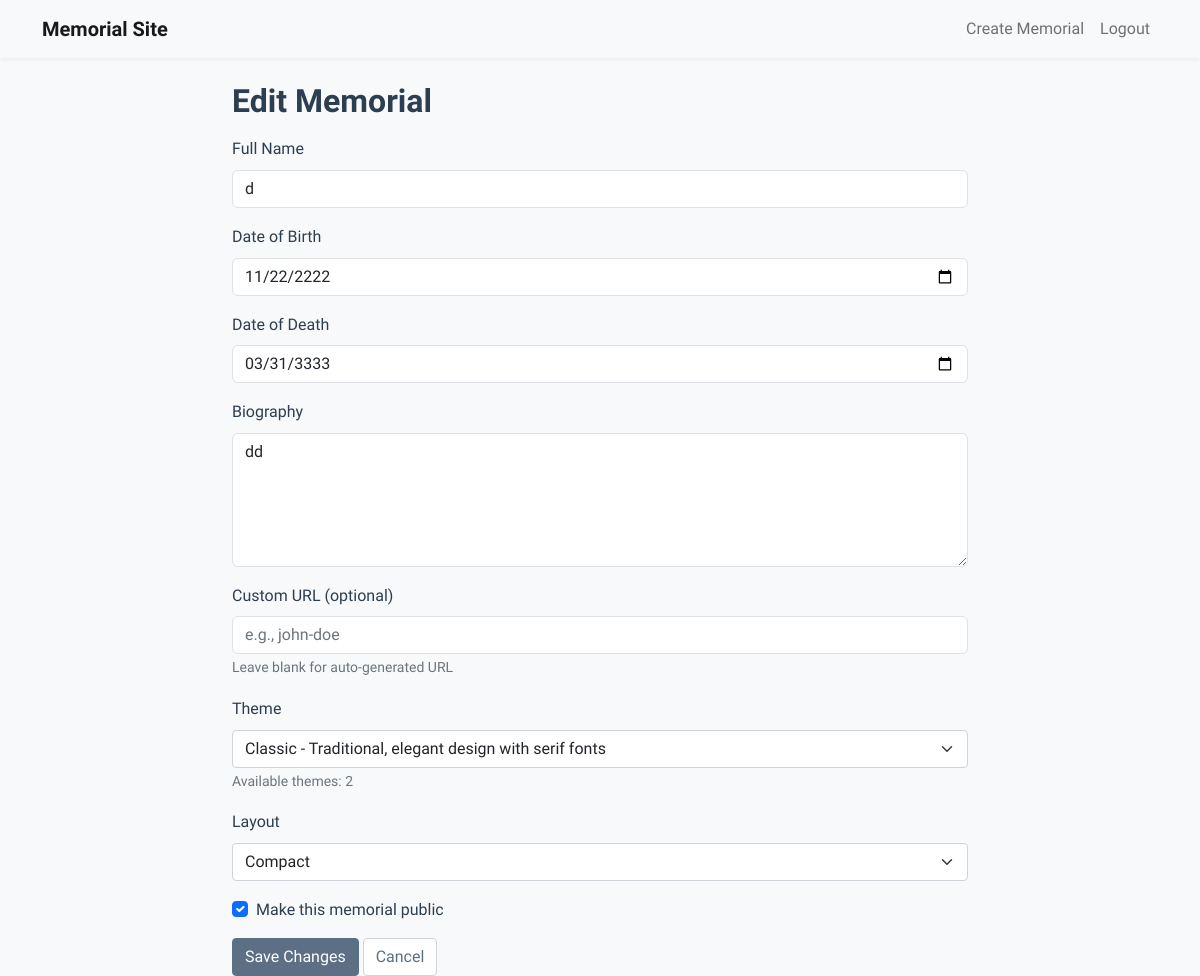
/memorial/1/edit (signed in), run on an earlier commit of the app's database.
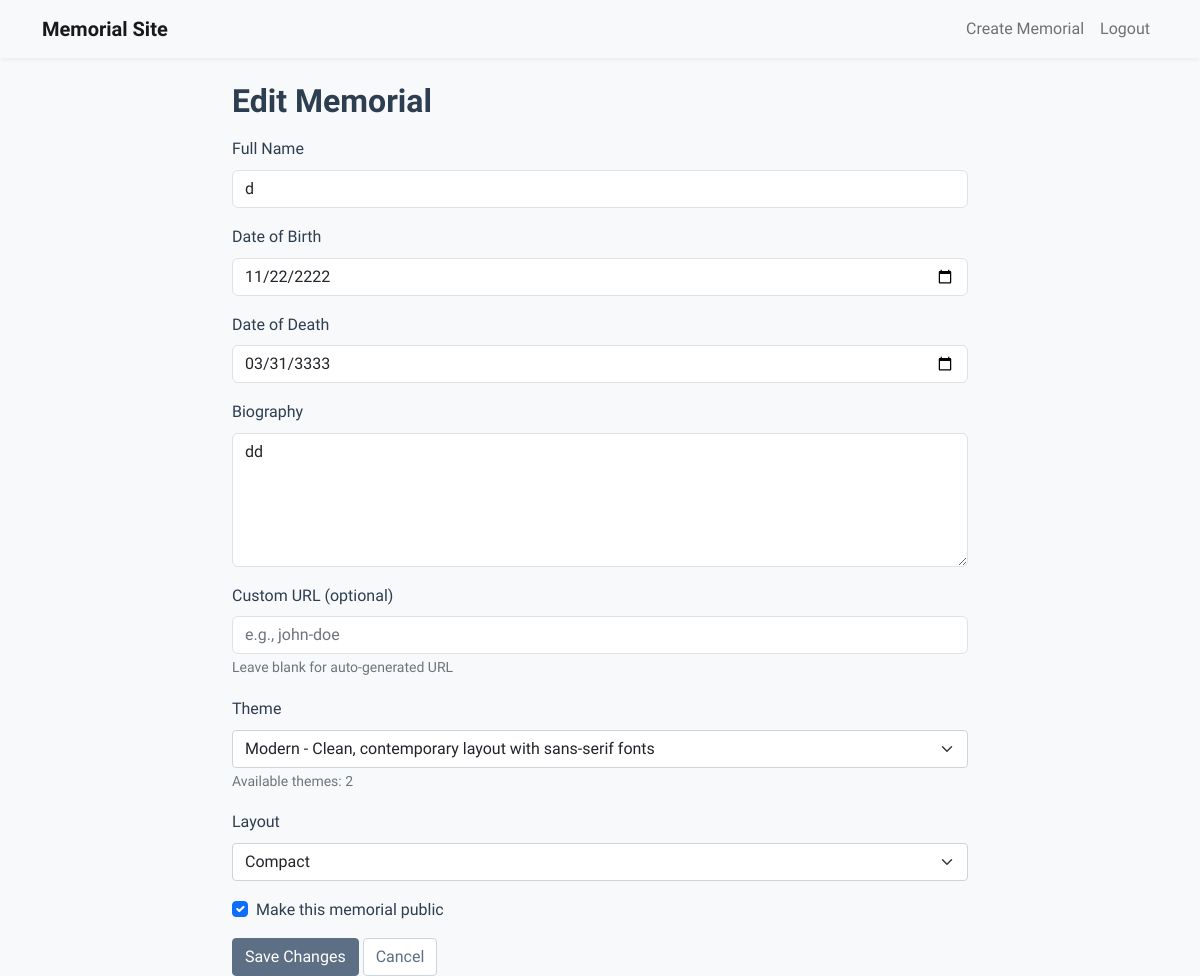
And on a later commit of the database.
### app/models/memorial.py (models this page shows, shortened)
class Memorial(db.Model):
    id = db.Column(db.Integer, primary_key=True)
    name = db.Column(db.String(100), nullable=False)
    birth_date = db.Column(db.Date)
    death_date = db.Column(db.Date)
    biography = db.Column(db.Text)
    custom_url = db.Column(db.String(100), unique=True)
    is_public = db.Column(db.Boolean, default=True)
    access_code = db.Column(db.String(20))
    created_at = db.Column(db.DateTime, default=datetime.utcnow)
    creator_id = db.Column(db.Integer, db.ForeignKey('user.id'), nullable=False)
    theme_id = db.Column(db.Integer, db.ForeignKey('theme.id'))
    layout = db.Column(db.String(32), default='standard')  # standard, compact, full-width, etc.
    photos = db.relationship('Photo', backref='memorial', lazy='dynamic')
    tributes = db.relationship('Tribute', backref='memorial', lazy='dynamic')
    events = db.relationship('Event', backref='memorial', lazy='dynamic')

### app/models/theme.py (models this page shows)
class Theme(db.Model):
    id = db.Column(db.Integer, primary_key=True)
    name = db.Column(db.String(64), unique=True, nullable=False)
    description = db.Column(db.String(256))
    template_path = db.Column(db.String(128), nullable=False)
    css_path = db.Column(db.String(128), nullable=False)
    is_active = db.Column(db.Boolean, default=True)
    created_at = db.Column(db.DateTime, default=datetime.utcnow)
    memorials = db.relationship('Memorial', backref='theme', lazy='dynamic')

### app/routes/memorial.py (the view, shortened to what this page needs)
@bp.route('/memorial/<int:id>/edit', methods=['GET', 'POST'])
@login_required
def edit(id):
    memorial = Memorial.query.get_or_404(id)
    if current_user.id != memorial.creator_id:
        flash('You do not have permission to edit this memorial')
        return redirect(url_for('memorial.view', id=id))
    themes = Theme.query.filter_by(is_active=True).all()
    print(f"Available themes: {[t.name for t in themes]}")  # Debug log
    return render_template('memorial/edit.html',
                         memorial=memorial,
                         themes=themes)

### app/models/user.py (called while the page is built)
@login_manager.user_loader
def load_user(id):
    return User.query.get(int(id))

### app/templates/memorial/edit.html (shortened to what this page needs)
{% extends "base.html" %}
{% block content %}
<div class="row">
    <div class="col-md-8 offset-md-2">
        <h2>Edit Memorial</h2>
        <form method="POST">
            <div class="mb-3">
                <label for="name" class="form-label">Full Name</label>
                <input type="text" class="form-control" id="name" name="name"
                       value="{{ memorial.name }}" required>
            </div>
            <div class="mb-3">
                <label for="birth_date" class="form-label">Date of Birth</label>
                <input type="date" class="form-control" id="birth_date" name="birth_date"
                       value="{{ memorial.birth_date.strftime('%Y-%m-%d') }}" required>
            </div>
            <div class="mb-3">
                <label for="death_date" class="form-label">Date of Death</label>
                <input type="date" class="form-control" id="death_date" name="death_date"
                       value="{{ memorial.death_date.strftime('%Y-%m-%d') }}" required>
            </div>
            <div class="mb-3">
                <label for="biography" class="form-label">Biography</label>
                <textarea class="form-control" id="biography" name="biography"
                          rows="5" required>{{ memorial.biography }}</textarea>
            </div>
            <div class="mb-3">
                <label for="custom_url" class="form-label">Custom URL (optional)</label>
                <input type="text" class="form-control" id="custom_url" name="custom_url"
                       value="" placeholder="e.g., john-doe">
                <small class="text-muted">Leave blank for auto-generated URL</small>
            </div>
            <div class="mb-3">
                <label for="theme" class="form-label">Theme</label>
                <select class="form-select" id="theme" name="theme_id">
                    {% if themes %}
                        {% for theme in themes %}
                        <option value="{{ theme.id }}" {% if memorial.theme_id == theme.id %}selected{% endif %}>
                            {{ theme.name }} - {{ theme.description }}
                        </option>
                        {% endfor %}
                    {% else %}
                        <option value="">No themes available</option>
                    {% endif %}
                </select>
                <small class="text-muted">
                    Available themes: {{ themes|length if themes else 0 }}
                </small>
            </div>
            <div class="mb-3">
                <label for="layout" class="form-label">Layout</label>
                <select class="form-select" id="layout" name="layout">
                    <option value="compact" {% if memorial.layout == 'compact' %}selected{% endif %}>Compact</option>
                </select>
            </div>
            <div class="mb-3 form-check">
                <input type="checkbox" class="form-check-input" id="is_public"
                       name="is_public" {% if memorial.is_public %}checked{% endif %}>
                <label class="form-check-label" for="is_public">Make this memorial public</label>
            </div>
            <button type="submit" class="btn btn-primary">Save Changes</button>
            <a href="{{ url_for('memorial.view', id=memorial.id) }}"
               class="btn btn-secondary">Cancel</a>
        </form>
    </div>
</div>
{% endblock %}

### app/templates/base.html (shortened to what this page needs)
<!DOCTYPE html>
<html lang="en">
<head>
    <link href="https://cdn.jsdelivr.net/npm/bootstrap@5.1.3/dist/css/bootstrap.min.css" rel="stylesheet">
    <link rel="stylesheet" href="{{ url_for('static', filename='css/base.css', v='1.0') }}">
    <link href="https://cdnjs.cloudflare.com/ajax/libs/font-awesome/5.15.4/css/all.min.css" rel="stylesheet">
</head>
<body>
    <nav class="navbar navbar-expand-lg navbar-light bg-light">
        <div class="container">
            <a class="navbar-brand" href="{{ url_for('memorial.index') }}">Memorial Site</a>
            <div class="navbar-nav">
                {% if current_user.is_authenticated %}
                    <a class="nav-link" href="{{ url_for('memorial.create') }}">Create Memorial</a>
                    <a class="nav-link" href="{{ url_for('auth.logout') }}">Logout</a>
                {% else %}
                    <a class="nav-link" href="{{ url_for('auth.login') }}">Login</a>
                    <a class="nav-link" href="{{ url_for('auth.register') }}">Register</a>
                {% endif %}
            </div>
        </div>
    </nav>
    <div class="container mt-4">
        {% block content %}{% endblock %}
    </div>
</body>
</html>

### app/static/css/base.css (style rules this page uses)
:root { --primary-color: #5c6f84; --primary-dark: #445469; --primary-light: #eef2f7; --accent-warm: #c4a484; --accent-soft: #a8c0d6; --neutral-100: #ffffff; --neutral-200: #f8f9fa; --neutral-300: #e9ecef; --neutral-400: #ced4da; --neutral-500: #adb5bd; --neutral-600: #6c757d; --neutral-700: #495057; --neutral-800: #343a40; --neutral-900: #212529; --text-primary: #2c3e50; --text-secondary: #5c6f84; --text-muted: #6c757d; --border-light: #dee2e6; --border-medium: #ced4da; --shadow-sm: 0 2px 4px rgba(0,0,0,0.05); --shadow-md: 0 4px 6px rgba(0,0,0,0.07); --shadow-lg: 0 10px 15px rgba(0,0,0,0.1); }
body { background-color: var(--neutral-200); color: var(--text-primary); font-family: 'Source Sans Pro', -apple-system, BlinkMacSystemFont, 'Segoe UI', Roboto, 'Helvetica Neue', Arial, sans-serif; line-height: 1.6; }
.btn-primary { background-color: var(--primary-color); border-color: var(--primary-color); color: var(--neutral-100); transition: all 0.2s ease-in-out; }
.btn-secondary { background-color: var(--neutral-100); border-color: var(--border-medium); color: var(--text-secondary); }
.form-control { border-color: var(--border-light); border-radius: 6px; transition: all 0.2s ease-in-out; }
.navbar { background-color: var(--neutral-100); box-shadow: var(--shadow-sm); }
.navbar-brand { color: var(--primary-color); font-weight: 600; }
h1, h2, h3, h4, h5, h6 { color: var(--text-primary); font-weight: 600; margin-bottom: 1rem; }
a { color: var(--primary-color); text-decoration: none; transition: color 0.2s ease-in-out; }

What changed in the data, as far as the page shows it:
changed Memorial "dd": theme_id "Classic - Traditional, elegant design with serif fonts" → "Modern - Clean, contemporary layout with sans-serif fonts"
